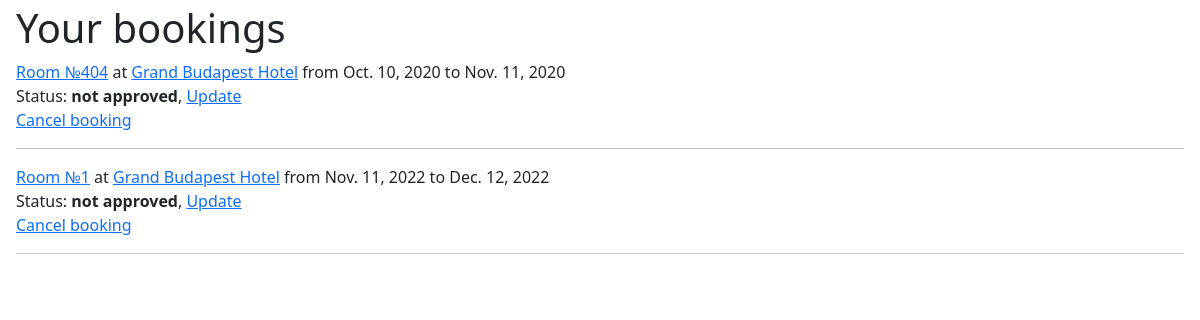
The page /bookings/ (signed in) on the database its author committed.
### hotels_app/models.py (models this page shows)
class Booking(models.Model):
    reservee = models.ForeignKey(User, on_delete=models.CASCADE)
    reservation = models.ForeignKey(Room, on_delete=models.CASCADE)
    date_start = models.DateField()
    date_end = models.DateField()
    approved = models.BooleanField(default=False)

class Room(models.Model):
    number = models.IntegerField()
    hotel = models.ForeignKey(Hotel, on_delete=models.CASCADE)
    type = models.CharField(max_length=127)
    cost = models.PositiveIntegerField()
    beds = models.PositiveSmallIntegerField()
    amenities = models.CharField(max_length=255, blank=True, null=True)

class Hotel(models.Model):
    name = models.CharField(max_length=63)
    owner = models.CharField(max_length=255)
    address = models.CharField(max_length=255)
    description = models.CharField(max_length=255)

### hotels_app/views.py (the view)
# urls.py: path('bookings/', login_required(BookingListView.as_view()), name="bookings"),
class BookingListView(ListView):
    model = Booking
    def get_queryset(self):
        return self.model.objects.filter(reservee=self.request.user)

### hotels_app/templates/hotels_app/booking_list.html (shortened to what this page needs)
<!DOCTYPE html>
<html lang="en">
<head>
    <link href="https://cdn.jsdelivr.net/npm/bootstrap@5.0.2/dist/css/bootstrap.min.css" rel="stylesheet"
>
</head>
<body>
<div class="main mx-3 my-1">
    <h1>Your bookings</h1>
    {% for booking in booking_list %}
        <a href="/hotel/{{ booking.reservation.hotel.id }}/{{ booking.reservation.id }}/">Room №{{ booking.reservation.number }}</a> at <a href="/hotel/{{ booking.reservation.hotel.id }}/">{{ booking.reservation.hotel.name }}</a> from {{ booking.date_start }} to {{ booking.date_end }}
    <br>
    Status:
    {% if booking.approved %}
        <b>approved</b>
    {% else %}
        <b>not approved</b>, <a href="/bookings/{{ booking.id }}/update/">Update</a>
    {% endif %}
    <br>
    <a href="/bookings/{{ booking.id }}/delete/">Cancel booking</a>
    <hr>
    {% endfor %}
</div>
</body>
</html>

### rows shown on the page
Booking: reservation.number "404", reservation.hotel.name "Grand Budapest Hotel", date_start "Oct. 10, 2020", date_end "Nov. 11, 2020"
Booking: reservation.number "1", reservation.hotel.name "Grand Budapest Hotel", date_start "Nov. 11, 2022", date_end "Dec. 12, 2022"
